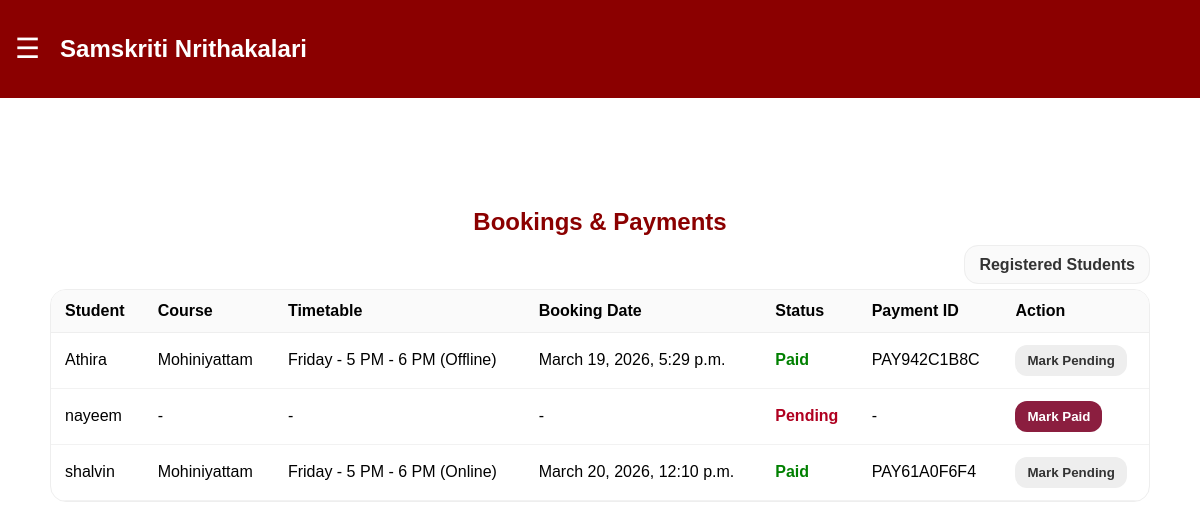
The app's page /admin-panel/payments/ (signed in) with its own data.
### core/models.py (models this page shows, shortened)
class UserProfile(models.Model):
    user = models.OneToOneField(User, on_delete=models.CASCADE)
    age = models.IntegerField()
    phone = models.CharField(max_length=15)
    address = models.TextField(blank=True, default="")
    profile_image = models.ImageField(upload_to="profile_images/", blank=True, null=True)
    selected_course = models.ForeignKey(
        Course,
        on_delete=models.SET_NULL,
        null=True,
        blank=True,
        related_name="selected_by_students",
    )
    selected_timetable = models.ForeignKey(
        Timetable,
        on_delete=models.SET_NULL,
        null=True,
        blank=True,
        related_name="selected_by_students",
    )
    admission_fee_paid = models.BooleanField(default=False)
    payment_id = models.CharField(max_length=100, blank=True, null=True)
    class Meta:
        ordering = ["user__username"]

class Course(models.Model):
    name = models.CharField(max_length=100, default="Course")
    description = models.TextField(blank=True)
    duration = models.CharField(max_length=50, blank=True)
    fee = models.DecimalField(max_digits=10, decimal_places=0, default=1000)
    is_active = models.BooleanField(default=True)
    image = models.ImageField(upload_to="course_images/", blank=True, null=True)
    class Meta:
        ordering = ["name"]

class Timetable(models.Model):
    MODE_ONLINE = "Online"
    MODE_OFFLINE = "Offline"
    MODE_CHOICES = [
        (MODE_ONLINE, "Online"),
        (MODE_OFFLINE, "Offline"),
    ]
    course = models.ForeignKey(Course, on_delete=models.CASCADE, related_name="timetables")
    day = models.CharField(max_length=20)
    time = models.CharField(max_length=50)
    mode = models.CharField(max_length=10, choices=MODE_CHOICES)
    class Meta:
        ordering = ["course__name", "day", "time"]
        unique_together = ("course", "day", "time", "mode")

class Booking(models.Model):
    PAYMENT_PENDING = "Pending"
    PAYMENT_PAID = "Paid"
    PAYMENT_STATUS_CHOICES = [
        (PAYMENT_PENDING, "Pending"),
        (PAYMENT_PAID, "Paid"),
    ]
    STATUS_ACTIVE = "Active"
    STATUS_CANCELLED = "Cancelled"
    BOOKING_STATUS_CHOICES = [
        (STATUS_ACTIVE, "Active"),
        (STATUS_CANCELLED, "Cancelled"),
    ]
    profile = models.OneToOneField(
        UserProfile, on_delete=models.CASCADE, related_name="booking"
    )
    course = models.ForeignKey(Course, on_delete=models.CASCADE)
    timetable = models.ForeignKey(Timetable, on_delete=models.CASCADE)
    booking_date = models.DateTimeField(auto_now_add=True)
    payment_status = models.CharField(
        max_length=20,
        choices=PAYMENT_STATUS_CHOICES,
        default=PAYMENT_PENDING,
    )
    payment_id = models.CharField(max_length=100, blank=True, null=True)
    status = models.CharField(
        max_length=20,
        choices=BOOKING_STATUS_CHOICES,
        default=STATUS_ACTIVE,
    )
    class Meta:
        ordering = ["-booking_date"]

### core/views.py (the view, shortened to what this page needs)
# urls.py: path("admin-panel/payments/", views.admin_payments, name="admin_payments"),
@login_required
def admin_payments(request):
    if not is_admin_user(request.user):
        return redirect("dashboard")
    students = (
        UserProfile.objects.select_related(
            "user", "selected_course", "selected_timetable", "booking"
        )
        .exclude(user__is_staff=True)
        .exclude(user__is_superuser=True)
        .order_by("user__username")
    )
    return render(request, "admin_payments.html", {"students": students})

### core/views.py (called while the page is built)
def is_admin_user(user):
    return bool(user and user.is_authenticated and (user.is_staff or user.is_superuser))

### templates/admin_payments.html (shortened to what this page needs)
{% extends 'base.html' %}
{% block content %}
<div style="max-width:1200px;margin:40px auto;padding:20px;">
    <h2 style="text-align:center;color:#8B0000;margin-bottom:20px;">Bookings & Payments</h2>
    <div style="text-align:right;margin-bottom:15px;">
        <a href="{% url 'admin_students' %}" style="padding:10px 14px;border-radius:14px;background:#fafafa;border:1px solid #eee;color:#333;text-decoration:none;font-weight:800;">
            Registered Students
        </a>
    </div>
    <div style="overflow:auto;border-radius:16px;border:1px solid #eee;background:white;">
        <table style="width:100%;border-collapse:collapse;">
            <thead>
                <tr style="background:#fafafa;">
                    <th style="text-align:left;padding:12px 14px;border-bottom:1px solid #eee;">Student</th>
                    <th style="text-align:left;padding:12px 14px;border-bottom:1px solid #eee;">Course</th>
                    <th style="text-align:left;padding:12px 14px;border-bottom:1px solid #eee;">Timetable</th>
                        <th style="text-align:left;padding:12px 14px;border-bottom:1px solid #eee;">Booking Date</th>
                    <th style="text-align:left;padding:12px 14px;border-bottom:1px solid #eee;">Status</th>
                    <th style="text-align:left;padding:12px 14px;border-bottom:1px solid #eee;">Payment ID</th>
                    <th style="text-align:left;padding:12px 14px;border-bottom:1px solid #eee;">Action</th>
                </tr>
            </thead>
            <tbody>
                {% for st in students %}
                    <tr>
                        <td style="padding:12px 14px;border-bottom:1px solid #f2f2f2;">{{ st.user.username }}</td>
                        <td style="padding:12px 14px;border-bottom:1px solid #f2f2f2;">{% if st.selected_course %}{{ st.selected_course.name }}{% else %}-{% endif %}</td>
                        <td style="padding:12px 14px;border-bottom:1px solid #f2f2f2;">{% if st.selected_timetable %}{{ st.selected_timetable.day }} - {{ st.selected_timetable.time }} ({{ st.selected_timetable.mode }}){% else %}-{% endif %}</td>
                        <td style="padding:12px 14px;border-bottom:1px solid #f2f2f2;">
                            {% if st.booking %}{{ st.booking.booking_date }}{% else %}-{% endif %}
                        </td>
                        <td style="padding:12px 14px;border-bottom:1px solid #f2f2f2;">
                            {% if st.admission_fee_paid %}
                                <span style="color:green;font-weight:900;">Paid</span>
                            {% else %}
                                <span style="color:#b00020;font-weight:900;">Pending</span>
                            {% endif %}
                        </td>
                        <td style="padding:12px 14px;border-bottom:1px solid #f2f2f2;">{% if st.payment_id %}{{ st.payment_id }}{% else %}-{% endif %}</td>
                        <td style="padding:12px 14px;border-bottom:1px solid #f2f2f2;">
                            <form method="POST" style="display:flex;gap:10px;align-items:center;">
                                {% if st.admission_fee_paid %}
                                    <button type="submit" style="padding:8px 12px;border:none;border-radius:12px;background:#eee;color:#333;font-weight:900;cursor:pointer;">
                                        Mark Pending
                                    </button>
                                {% else %}
                                    <button type="submit" style="padding:8px 12px;border:none;border-radius:12px;background:#8B1E3F;color:white;font-weight:900;cursor:pointer;">
                                        Mark Paid
                                    </button>
                                {% endif %}
                            </form>
                        </td>
                    </tr>
                {% endfor %}
            </tbody>
        </table>
    </div>
</div>
{% endblock %}

### static/css/style.css (style rules this page uses)
body { margin:0; font-family:Arial; }

### records on screen
UserProfile: user.username "Athira", selected_course.name "Mohiniyattam", selected_timetable.day "Friday", selected_timetable.time "5 PM - 6 PM", selected_timetable.mode "Offline", booking.booking_date "March 19, 2026, 5:29 p.m.", admission_fee_paid "Paid", payment_id "PAY942C1B8C"
UserProfile: user.username "nayeem", admission_fee_paid "Pending"
UserProfile: user.username "shalvin", selected_course.name "Mohiniyattam", selected_timetable.day "Friday", selected_timetable.time "5 PM - 6 PM", selected_timetable.mode "Online", booking.booking_date "March 20, 2026, 12:10 p.m.", admission_fee_paid "Paid", payment_id "PAY61A0F6F4"
